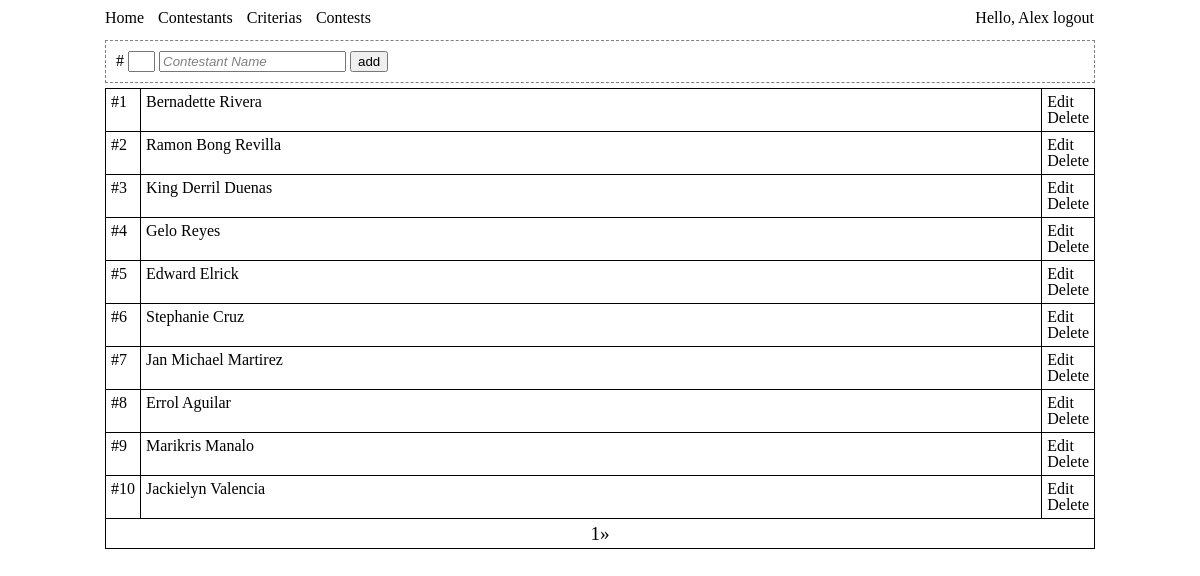
The app's page /manager/contestant.php (signed in) with its own data.
### tables this page shows
CREATE TABLE IF NOT EXISTS `contestants` (
  `id` int(100) NOT NULL AUTO_INCREMENT,
  `number` int(100) NOT NULL,
  `name` varchar(100) NOT NULL,
  PRIMARY KEY (`id`),
  UNIQUE KEY `name` (`name`)
);

### manager/header.php (called while the page is built, shortened)
<?php
include '../crowd/mysql.php';
include '../crowd/form.php';
include '../crowd/page.php';
$form = array();
?>

### manager/contestant_.php (called while the page is built, shortened)
<?php
$id_value = '';
$name_value = 'Contestant Name';
$num_value = '';
$do_value = 'add';
$input_class = 'blur_input';
$pagi = new Page(null,'contestants',5);
$contestant = new form('contestant','post');
$form['start'] = $contestant->start();
$form['num'] = $contestant->cid(null,'short')->text('num',post('num',$num_value));
$form['name'] = $contestant->cid(null,"$input_class")->text('name', post('name',$name_value));
$form['id'] = $contestant->hidden('id', post('blah',$id_value));
$form['go'] = $contestant->submit('do',post('blah',$do_value));
$form['stop'] = $contestant->stop();
?>

### manager/contestant.php (the view, shortened to what this page needs)
<?php
include 'header.php';
include 'contestant_.php';
?>
<!DOCTYPE html PUBLIC "-//W3C//DTD HTML 3.2//EN">
<html>
  <head>
  </head>
  <body>
  <div id='wrap'>
  <div id='menu'><?php include 'includes/menu.php'; ?></div>
	<div id='form'>
<?php
echo <<<FORM
$form[start]
# $form[num]
$form[id]
$form[name]
$form[go]
$form[stop]
FORM;
?>
	</div>
	<div id='list'>
	<table>
	<tbody>
<?php
	while($i = mysql_fetch_assoc($pagi->get['resource'])){
echo <<<FORM
<tr>
<td>#$i[number]</td>
<td class='spread'>$i[name]</td>
<td>
<a href='?do=edit&id=$i[id]'>Edit</a>
<a href='?do=delete&id=$i[id]'>Delete</a>
</td></tr>
FORM;
	}
?>
<?php
	echo "<tfoot><td colspan='3'>". $pagi->prev_btn() ."". $pagi->curr_btn() ."". $pagi->next_btn() ."</td></tfoot>";
?>
	</tbody>
	</table>
	</div>
	</div>
  </body>
</html>

### manager/assets/global.css (style rules this page uses)
#wrap { width: 990px; margin: auto; }
#menu { margin-top: 10px; }
table { margin: 5px 0px; }
table td { padding: 5px; border: solid 1px black; }
table tfoot { text-align: center; font-size: 1.2em; }
#form { padding: 10px; margin: 5px 0px; border: dashed 1px gray; }
a { color: inherit; text-decoration: none; }
.spread { width: 100%; }

### records on screen
contestants: number "1", name "Bernadette Rivera"
contestants: number "2", name "Ramon Bong Revilla"
contestants: number "3", name "King Derril Duenas"
contestants: number "4", name "Gelo Reyes"
contestants: number "5", name "Edward Elrick"
contestants: number "6", name "Stephanie Cruz"
contestants: number "7", name "Jan Michael Martirez"
contestants: number "8", name "Errol Aguilar"
contestants: number "9", name "Marikris Manalo"
contestants: number "10", name "Jackielyn Valencia"

### other values on screen
$_SESSION['user'] "Alex"
$this->get['curr']+1 "1"
$label "»"
